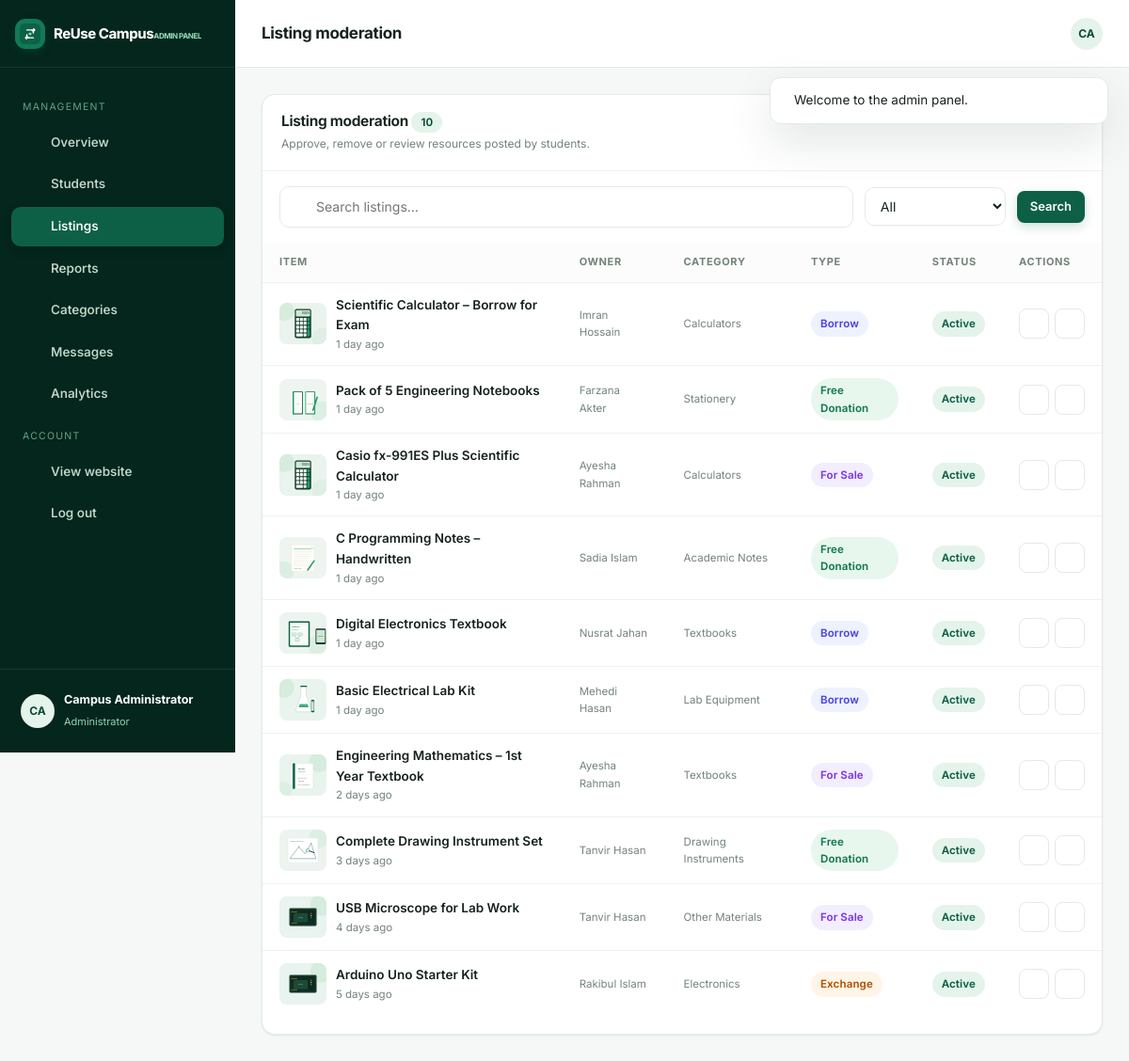
Screenshot of /admin/listings.php (signed in) with the database file from the repository.
### tables this page shows
CREATE TABLE `listings` (
  `id` INT UNSIGNED AUTO_INCREMENT PRIMARY KEY,
  `user_id` INT UNSIGNED NOT NULL,
  `category_id` INT UNSIGNED NOT NULL,
  `title` VARCHAR(180) NOT NULL,
  `description` TEXT NOT NULL,
  `item_condition` ENUM('new','like_new','good','fair') NOT NULL DEFAULT 'good',
  `exchange_type` ENUM('donation','borrow','exchange','sale') NOT NULL,
  `price` DECIMAL(10,2) DEFAULT 0.00,
  `availability` ENUM('available','reserved','completed') NOT NULL DEFAULT 'available',
  `pickup_location` VARCHAR(190) DEFAULT NULL,
  `views` INT UNSIGNED NOT NULL DEFAULT 0,
  `status` ENUM('active','pending','removed','sold') NOT NULL DEFAULT 'active',
  `created_at` TIMESTAMP NOT NULL DEFAULT CURRENT_TIMESTAMP,
  `updated_at` TIMESTAMP NOT NULL DEFAULT CURRENT_TIMESTAMP ON UPDATE CURRENT_TIMESTAMP,
  KEY `idx_listings_user` (`user_id`),
  KEY `idx_listings_category` (`category_id`),
  KEY `idx_listings_status` (`status`),
  KEY `idx_listings_type` (`exchange_type`),
  KEY `idx_listings_created` (`created_at`),
  FULLTEXT KEY `ft_listings_search` (`title`,`description`),
  CONSTRAINT `fk_listings_user` FOREIGN KEY (`user_id`) REFERENCES `users`(`id`) ON DELETE CASCADE,
  CONSTRAINT `fk_listings_category` FOREIGN KEY (`category_id`) REFERENCES `categories`(`id`) ON DELETE RESTRICT
);

CREATE TABLE `users` (
  `id` INT UNSIGNED AUTO_INCREMENT PRIMARY KEY,
  `full_name` VARCHAR(120) NOT NULL,
  `student_id` VARCHAR(50) NOT NULL,
  `email` VARCHAR(190) NOT NULL,
  `password` VARCHAR(255) NOT NULL,
  `college` VARCHAR(190) DEFAULT NULL,
  `department` VARCHAR(190) DEFAULT NULL,
  `semester` VARCHAR(30) DEFAULT NULL,
  `phone` VARCHAR(30) DEFAULT NULL,
  `profile_picture` VARCHAR(255) DEFAULT NULL,
  `contact_preferences` VARCHAR(255) DEFAULT 'email',
  `bio` TEXT DEFAULT NULL,
  `email_verified` TINYINT(1) NOT NULL DEFAULT 0,
  `verification_token` VARCHAR(100) DEFAULT NULL,
  `status` ENUM('active','suspended') NOT NULL DEFAULT 'active',
  `created_at` TIMESTAMP NOT NULL DEFAULT CURRENT_TIMESTAMP,
  `updated_at` TIMESTAMP NOT NULL DEFAULT CURRENT_TIMESTAMP ON UPDATE CURRENT_TIMESTAMP,
  UNIQUE KEY `uq_users_email` (`email`),
  UNIQUE KEY `uq_users_student_id` (`student_id`),
  KEY `idx_users_status` (`status`)
);

CREATE TABLE `categories` (
  `id` INT UNSIGNED AUTO_INCREMENT PRIMARY KEY,
  `name` VARCHAR(100) NOT NULL,
  `slug` VARCHAR(120) NOT NULL,
  `description` VARCHAR(255) DEFAULT NULL,
  `icon` VARCHAR(60) DEFAULT NULL,
  `status` ENUM('active','inactive') NOT NULL DEFAULT 'active',
  `created_at` TIMESTAMP NOT NULL DEFAULT CURRENT_TIMESTAMP,
  UNIQUE KEY `uq_categories_slug` (`slug`)
);

### admin/listings.php (the view, shortened to what the rows shown need)
<?php
require_once __DIR__ . '/../includes/auth.php';
$admin = requireAdmin();
$page = max(1,(int)($_GET['page'] ?? 1)); $per=15;
$where=['1=1']; $params=[];
$w=implode(' AND ',$where);
$total=(int)dbOne('SELECT COUNT(*) c FROM listings l WHERE '.$w,$params)['c'];
$p=paginate($total,$per,$page);
$rows=dbAll('SELECT l.*, u.full_name owner_name, c.name category_name,
  (SELECT filename FROM listing_images li WHERE li.listing_id=l.id ORDER BY li.is_primary DESC,li.id ASC LIMIT 1) image
  FROM listings l JOIN users u ON u.id=l.user_id JOIN categories c ON c.id=l.category_id
  WHERE '.$w.' ORDER BY l.created_at DESC LIMIT '.$per.' OFFSET '.$p['offset'],$params);
require_once __DIR__ . '/../includes/app_header.php';
?>
<div class="panel">
  <div class="panel-head"><div><h2>Listing moderation <span class="badge"><?= $total ?></span></h2><div class="sub">Approve, remove or review resources posted by students.</div></div></div>
  <div class="panel-body flush">
    <?php if ($rows): ?>
      <div class="table-wrap"><table class="data">
        <thead><tr><th>Item</th><th>Owner</th><th>Category</th><th>Type</th><th>Status</th><th>Actions</th></tr></thead>
        <tbody>
        <?php foreach ($rows as $l): ?>
          <tr>
            <td><div style="display:flex;gap:10px;align-items:center"><img src="<?= e(imageUrl($l['image'])) ?>" alt="" style="width:50px;height:44px;object-fit:cover;border-radius:8px">
              <div><a class="table-title" href="<?= url('listing.php?id='.$l['id']) ?>"><?= e($l['title']) ?></a><div class="table-sub"><?= e(timeAgo($l['created_at'])) ?></div></div></div></td>
            <td class="table-sub"><?= e($l['owner_name']) ?></td>
            <td class="table-sub"><?= e($l['category_name']) ?></td>
            <td><span class="badge badge-<?= e($l['exchange_type']) ?>"><?= e(exchangeLabel($l['exchange_type'])) ?></span></td>
            <td><?= statusBadge($l['status']) ?></td>
            <td><div class="cell-actions">
              <a href="<?= url('listing.php?id='.$l['id']) ?>" class="icon-btn" title="View"><?= icon('eye',15) ?></a>
              <?php if ($l['status']!=='removed'): ?>
              <form method="post" action="<?= url('api/admin_action.php') ?>" onsubmit="return confirm('Remove this listing?')"><button class="icon-btn danger" title="Remove" name="action" value="remove_listing"><?= icon('trash',15) ?></button></form>
              <?php endif; ?>
            </div></td>
          </tr>
        <?php endforeach; ?>
        </tbody>
      </table></div>
    <?php else: ?><?= emptyState('No listings found','Try a different filter or search.') ?><?php endif; ?>
  </div>
</div>
<?php require_once __DIR__ . '/../includes/app_footer.php'; ?>

### includes/app_header.php (shortened to what the rows shown need)
<?php
require_once __DIR__ . '/functions.php';
require_once __DIR__ . '/auth.php';
require_once __DIR__ . '/icons.php';
$isAdminLayout = !empty($isAdminLayout);
$student  = $isAdminLayout ? null : authUser();
$admin    = $isAdminLayout ? ($admin ?? null) : null;
?>
<!DOCTYPE html>
<html lang="en">
<head>
  <link rel="stylesheet" href="<?= asset('css/style.css') ?>">
</head>
<body>
<div class="app">
  <?php require_once __DIR__ . '/sidebar.php'; ?>
  <div class="app-main">
    <header class="app-topbar">
      <div style="margin-left:auto;display:flex;align-items:center;gap:12px">
        <a href="<?= $isAdminLayout ? url('admin/index.php') : url('profile/index.php') ?>" class="avatar" style="width:34px;height:34px;font-size:12px"><?= e(initials($isAdminLayout ? ($admin['full_name']??'A') : ($student['full_name']??'S'))) ?></a>
      </div>
    </header>
    <main class="app-content">

### includes/sidebar.php (shortened to what the rows shown need)
<aside class="app-sidebar" id="appSidebar">
    <?php if ($isAdminLayout): ?>
        <a href="<?= url('admin/index.php') ?>" class="<?= $active==='overview'?'active':'' ?>"><?= icon('layout',17) ?> Overview</a>
    <?php endif; ?>
  <div class="sidebar-foot">
    <div class="sidebar-user">
      <span class="avatar"><?= $isAdminLayout ? e(initials($admin['full_name'] ?? 'A')) : e(initials($student['full_name'] ?? 'S')) ?></span>
      <div style="min-width:0"><b><?= e($isAdminLayout ? ($admin['full_name'] ?? 'Admin') : ($student['full_name'] ?? 'Student')) ?></b>
      <small><?= $isAdminLayout ? 'Administrator' : 'Student member' ?></small></div>
    </div>
  </div>
</aside>

### includes/functions.php (shortened to what the rows shown need)
<?php
require_once __DIR__ . '/../config/config.php';
require_once __DIR__ . '/../config/database.php';
function e($value)
{
    return htmlspecialchars((string)$value, ENT_QUOTES, 'UTF-8');
}
function timeAgo($datetime)
{
    $ts = strtotime($datetime);
    $diff = time() - $ts;
    $units = [
        31536000 => 'year', 2592000 => 'month', 604800 => 'week',
        86400 => 'day', 3600 => 'hour', 60 => 'minute'
    ];
    foreach ($units as $sec => $label) {
        if ($diff >= $sec) {
            $n = floor($diff / $sec);
            return $n . ' ' . $label . ($n > 1 ? 's' : '') . ' ago';
        }
    }
    return 'just now';
}
function exchangeLabel($type)
{
    return [
        'donation' => 'Free Donation',
        'borrow'   => 'Borrow',
        'exchange' => 'Exchange',
        'sale'     => 'For Sale',
    ][$type] ?? ucfirst($type);
}
function statusBadge($status)
{
    $label = ucfirst($status);
    return '<span class="badge badge-' . e($status) . '">' . e($label) . '</span>';
}
function imageUrl($filename)
{
    return asset($filename);
}
function initials($name)
{
    $parts = preg_split('/\s+/', trim((string)$name));
    $out = '';
    foreach (array_slice($parts, 0, 2) as $p) {
        $out .= strtoupper(mb_substr($p, 0, 1));
    }
    return $out ?: '?';
}
function paginate($total, $perPage, $current)
{
    $pages = max(1, (int)ceil($total / $perPage));
    $current = max(1, min($current, $pages));
    return [
        'total'   => $total,
        'pages'   => $pages,
        'current' => $current,
        'offset'  => ($current - 1) * $perPage,
    ];
}

### includes/icons.php (shortened to what the rows shown need)
<?php
function icon($name, $size = 20, $class = '')
{
    return '<svg class="icon ' . e($class) . '" width="' . (int)$size . '" height="' . (int)$size . '" aria-hidden="true"><use href="#i-' . e($name) . '"></use></svg>';
}

### rows the page displays
listings: title "Scientific Calculator – Borrow for Exam", created_at "1 day ago", user.full_name "Imran Hossain", category.name "Calculators", exchange_type "Borrow", status "Active"
listings: shows a picture, title "Pack of 5 Engineering Notebooks", created_at "1 day ago", user.full_name "Farzana Akter", category.name "Stationery", exchange_type "Free Donation", status "Active"
listings: title "Casio fx-991ES Plus Scientific Calculator", created_at "1 day ago", user.full_name "Ayesha Rahman", category.name "Calculators", exchange_type "For Sale", status "Active"
listings: shows a picture, title "C Programming Notes – Handwritten", created_at "1 day ago", user.full_name "Sadia Islam", category.name "Academic Notes", exchange_type "Free Donation", status "Active"
listings: shows a picture, title "Digital Electronics Textbook", created_at "1 day ago", user.full_name "Nusrat Jahan", category.name "Textbooks", exchange_type "Borrow", status "Active"
listings: shows a picture, title "Basic Electrical Lab Kit", created_at "1 day ago", user.full_name "Mehedi Hasan", category.name "Lab Equipment", exchange_type "Borrow", status "Active"
listings: shows a picture, title "Engineering Mathematics – 1st Year Textbook", created_at "2 days ago", user.full_name "Ayesha Rahman", category.name "Textbooks", exchange_type "For Sale", status "Active"
listings: shows a picture, title "Complete Drawing Instrument Set", created_at "3 days ago", user.full_name "Tanvir Hasan", category.name "Drawing Instruments", exchange_type "Free Donation", status "Active"
listings: title "USB Microscope for Lab Work", created_at "4 days ago", user.full_name "Tanvir Hasan", category.name "Other Materials", exchange_type "For Sale", status "Active"
listings: title "Arduino Uno Starter Kit", created_at "5 days ago", user.full_name "Rakibul Islam", category.name "Electronics", exchange_type "Exchange", status "Active"

### other values shown
$f['message'] "Welcome to the admin panel."
initials($admin['full_name'] ?? 'A') "CA"
$appTitle "Listing moderation"
$total "10"
form field status "All"
